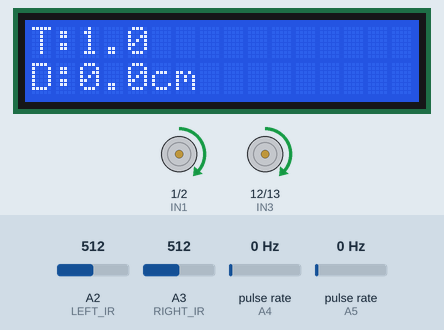
A sketch run on a simulated Arduino Uno, built with avr-gcc and run on an emulated ATmega328P. Parts: 16×2 character LCD, motor-driver pin pairs drawn as motors (green arrow = first pin HIGH = forward, orange = second pin HIGH = backward, longer = more drive, scaled by the enable pin). Wiring (inferred from the names in the program): 2 × pulse sensor: data A4 / data A5. Inputs (shaded band) come from the test bench; at power-on: A2 (LEFT_IR) = 512, A3 (RIGHT_IR) = 512, pulse rate (sensors on A4, A5) 0 Hz.

Above: at 2.2 s.
2.3 s: A2 (LEFT_IR) set to 314
3.8 s: A2 (LEFT_IR) set to 290
At 4.14 s:
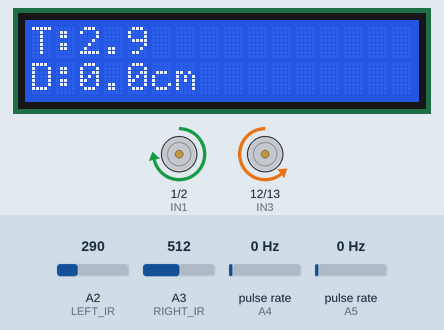
6.1 s: A3 (RIGHT_IR) set to 306
7.8 s: A3 (RIGHT_IR) set to 292
At 8.7 s:
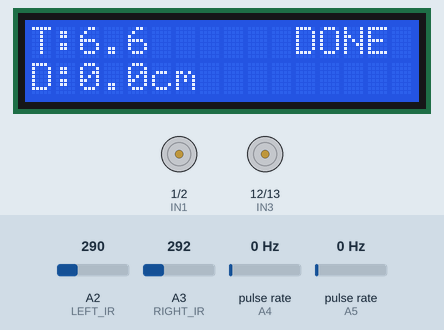
Timing chart, 0 to 10.5 s (numbered marks = the images above; inputs shaded):
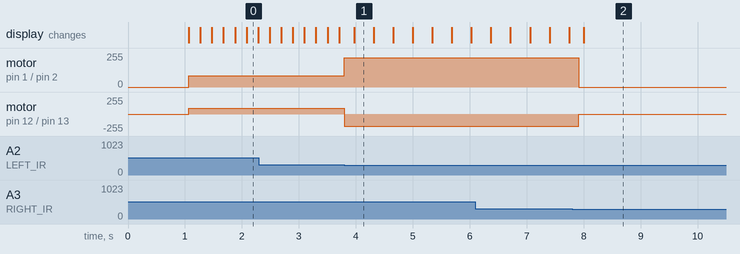

The sketch:

line_following.ino
```cpp
#include <LiquidCrystal.h>
#include <Wire.h>
#include <PinChangeInterrupt.h> // Install via Library Manager: "PinChangeInterrupt" by NicoHood

// ===== LCD Setup =====
// RS, E, D4, D5, D6, D7
LiquidCrystal lcd(8, 9, 4, 5, 6, 7);

bool hasStoppedFor20cm = false;

// ===== Timer & State =====
unsigned long startTime = 0;
unsigned long currentTime = 0;
unsigned long lastLCDUpdate = 0;
bool isStopped = false;

// ===== Sensor Pins =====
const int LEFT_IR = A2;
const int RIGHT_IR = A3;

// ===== Encoder Pins =====
// A4/A5 require PinChangeInterrupt on Uno/Nano
const uint8_t encoderRightPin = A5;
const uint8_t encoderLeftPin = A4;


// ===== Dimensions & Accuracy =====
const float pulsesPerRev = 40.0;
const float wheelDiameter = 6.0; // in cm
const float wheelCircumference = 3.1416 * wheelDiameter;

// ===== Motor Pins =====
const int ENA = 3;   // Left Speed
const int IN1 = 1;   // Left Dir (WARNING: Unplug this pin during Upload!)
const int IN2 = 2;   // Left Dir

const int ENB = 11;  // Right Speed
const int IN3 = 12;  // Right Dir
const int IN4 = 13;  // Right Dir

// ===== Speed Settings =====
int baseSpeed = 85;
// Turns usually need more power to overcome friction
int turnSpeed = 180;

// ===== Encoder Variables =====
volatile long rightCount = 0;
volatile long leftCount = 0;

// ===== ISR Handlers (The Counting Logic) =====
void onRightPulse() {
  rightCount++;
}

void onLeftPulse() {
  leftCount++;
}

void setup() {
  // 1. Init LCD
  lcd.begin(16, 2);
  lcd.print("Ready...");

  // 2. Init Sensors
  pinMode(LEFT_IR, INPUT);
  pinMode(RIGHT_IR, INPUT);

  // 3. Init Encoders
  pinMode(encoderLeftPin, INPUT_PULLUP);
  pinMode(encoderRightPin, INPUT_PULLUP);

  // 4. Attach Interrupts
  // We use CHANGE, so it counts twice per hole (Rise + Fall)
  attachPCINT(digitalPinToPCINT(encoderLeftPin), onLeftPulse, CHANGE);
  attachPCINT(digitalPinToPCINT(encoderRightPin), onRightPulse, CHANGE);

  // 5. Init Motors
  pinMode(ENA, OUTPUT); pinMode(IN1, OUTPUT); pinMode(IN2, OUTPUT);
  pinMode(ENB, OUTPUT); pinMode(IN3, OUTPUT); pinMode(IN4, OUTPUT);

  delay(1000);
  lcd.clear();
  startTime = millis(); // Start the clock
}

// ===== Motor Functions =====
void moveForward(int speedLeft, int speedRight) {
  digitalWrite(IN1, HIGH); digitalWrite(IN2, LOW);
  analogWrite(ENA, speedLeft);

  digitalWrite(IN3, HIGH); digitalWrite(IN4, LOW);
  analogWrite(ENB, speedRight);
}

void turnRight() {
  // Pivot Right: Left Motor Forward, Right Motor Backward (or Stopped)
  digitalWrite(IN1, LOW); digitalWrite(IN2, HIGH);
  analogWrite(ENA, 195);

  // Setup for sharp turn
  digitalWrite(IN3, HIGH); digitalWrite(IN4, LOW);
  analogWrite(ENB, 235);
  delay (190);
}

void turnLeft() {
  // Pivot Left: Left Motor Backward, Right Motor Forward
  digitalWrite(IN1, HIGH); digitalWrite(IN2, LOW);
  analogWrite(ENA, 220);

  digitalWrite(IN3, LOW); digitalWrite(IN4, HIGH);
  analogWrite(ENB, 180);

  delay(170);
}

void stopCar() {
  // Cut power immediately
  analogWrite(ENA, 0);
  analogWrite(ENB, 0);
  digitalWrite(IN1, LOW); digitalWrite(IN2, LOW);
  digitalWrite(IN3, LOW); digitalWrite(IN4, LOW);

  isStopped = true; // Set the flag to freeze logic
}

void loop() {
  // ===== FIX 2: STOP GUARD =====
  // If the car has finished, do nothing forever.
  if (isStopped) {
    stopCar(); // Ensure motors stay off

    // Optional: Show "DONE" on LCD once
    if (millis() % 1000 == 0) { // Simple blink effect logic check
        lcd.setCursor(11, 0);
        lcd.print("DONE");
    }
    return; // CRITICAL: Exits loop() here, skipping all movement logic
  }

  // ===== 1. Calculate Distance =====
  float rightDistance = ((float)rightCount / pulsesPerRev) * wheelCircumference;
  float leftDistance  = ((float)leftCount  / pulsesPerRev) * wheelCircumference;
  float avgDistance   = (rightDistance + leftDistance) / 2.0;

  // ===== 2. Timer Logic =====
  currentTime = millis() - startTime;

  // ===== 3. Update LCD (Every 200ms) =====
  if (millis() - lastLCDUpdate > 200) {
    lcd.setCursor(0, 0);
    lcd.print("T:");
    lcd.print(currentTime / 1000); // Seconds
    lcd.print(".");
    lcd.print((currentTime % 1000) / 100); // Tenths of seconds

    lcd.setCursor(0, 1);
    lcd.print("D:");
    lcd.print(avgDistance, 1); // Show 1 decimal place (e.g., 105.4)
    lcd.print("cm");

    lastLCDUpdate = millis();
  }

  // ===== 4. Read Sensors =====
  int leftValue = analogRead(LEFT_IR);
  int rightValue = analogRead(RIGHT_IR);

  // THRESHOLDS: Change these if line detection is poor
  // < 400 usually means WHITE surface (Reflection)
  // > 400 usually means BLACK line (Absorption)
  // NOTE: Logic below assumes LOW value = BLACK (common for digital IR, check your specific sensor!)

  int Threshold = 300; // Adjust this based on your specific sensor test

  // Assuming: LOW signal (< Threshold) means BLACK LINE
  bool leftOnBlack = (leftValue < Threshold);
  bool rightOnBlack = (rightValue < Threshold);

  // ===== 5. Movement Logic =====

  // CASE A: Stop Line (Both sensors see black)
  if (leftOnBlack && rightOnBlack) {
    stopCar();
  }
  // CASE B: Straight (Neither sensor on black - Line is in middle)
  else if (!leftOnBlack && !rightOnBlack) {
    moveForward(baseSpeed, baseSpeed);
  }
  // CASE C: Drifted Right (Left sensor hit line) -> Correction: Turn Left
  else if (leftOnBlack && !rightOnBlack) {
    turnLeft();
  }
  // CASE D: Drifted Left (Right sensor hit line) -> Correction: Turn Right
  else if (!leftOnBlack && rightOnBlack) {
    turnRight();
  }
}
```

Measured:
- the behaviour switches between 300 and 299 on A2 (LEFT_IR) (found by bisection; images 0 and 1)
- the behaviour switches between 300 and 299 on A3 (RIGHT_IR) (found by bisection; images 1 and 2)
- after the input at 3.8 s, motor on pin 1 (IN1) / pin 2 (IN2): forward 85/255 → forward 220/255 at once; motor on pin 12 (IN3) / pin 13 (IN4): forward 85/255 → backward 180/255 at once
- after the input at 7.8 s, motor on pin 1 (IN1) / pin 2 (IN2): forward 220/255 → stopped after 0.11 s; motor on pin 12 (IN3) / pin 13 (IN4): backward 180/255 → stopped after 0.11 s; the display: changes after 0.20 s (image 2)
